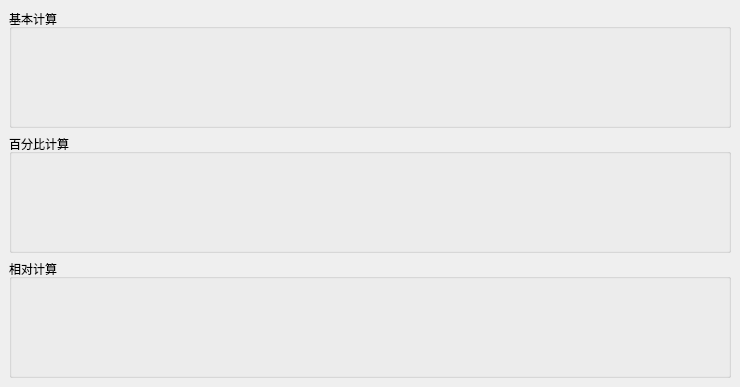
<?xml version="1.0" encoding="UTF-8"?>
<ui version="4.0">
 <class>MainWindow</class>
 <widget class="QMainWindow" name="MainWindow">
  <property name="geometry">
   <rect>
    <x>0</x>
    <y>0</y>
    <width>740</width>
    <height>387</height>
   </rect>
  </property>
  <property name="windowTitle">
   <string>SimpleCal</string>
  </property>
  <widget class="QWidget" name="centralwidget">
   <layout class="QVBoxLayout" name="verticalLayout">
    <item>
     <widget class="QGroupBox" name="basic_group_box">
      <property name="title">
       <string>基本计算</string>
      </property>
      <layout class="QVBoxLayout" name="verticalLayout_2"/>
     </widget>
    </item>
    <item>
     <widget class="QGroupBox" name="percent_group_box">
      <property name="title">
       <string>百分比计算</string>
      </property>
      <layout class="QVBoxLayout" name="verticalLayout_3"/>
     </widget>
    </item>
    <item>
     <widget class="QGroupBox" name="relative_group_box">
      <property name="title">
       <string>相对计算</string>
      </property>
      <layout class="QVBoxLayout" name="verticalLayout_4"/>
     </widget>
    </item>
   </layout>
  </widget>
  <widget class="QMenuBar" name="menubar">
   <property name="geometry">
    <rect>
     <x>0</x>
     <y>0</y>
     <width>740</width>
     <height>24</height>
    </rect>
   </property>
  </widget>
 </widget>
 <resources/>
 <connections/>
</ui>
